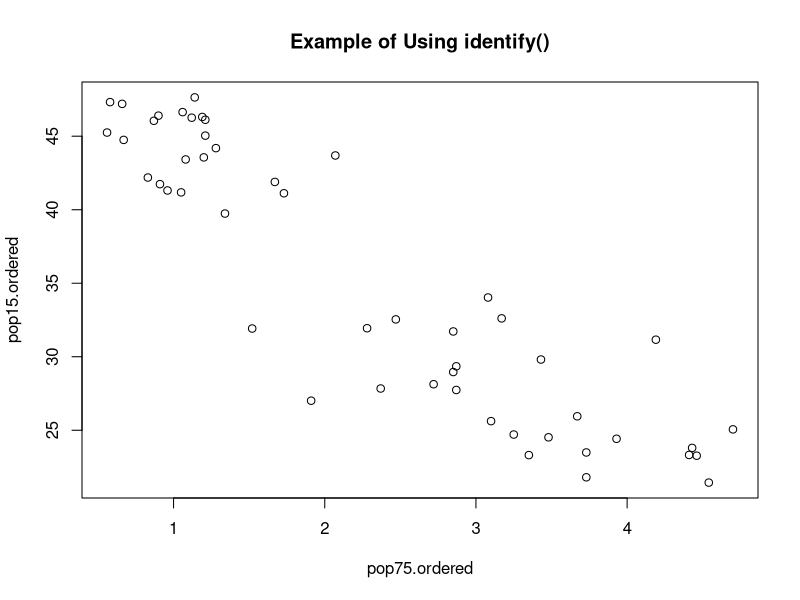

Recreate this plot in R.
ord = order( 
  LifeCycleSavings$pop75 
)
pop75.ordered = LifeCycleSavings$pop75[ ord ]
pop15.ordered = LifeCycleSavings$pop15[ ord ]
  
plot( 
  pop75.ordered, 
  pop15.ordered, 
  main="Example of Using identify()" 
  )
identify( 
  pop75.ordered, 
  pop15.ordered, 
  labels=row.names( LifeCycleSavings )[ord], 
  tol=0.5, 
  col="grey10" 
  )
identify( 
  pop75.ordered, 
  pop15.ordered, 
  labels=row.names( LifeCycleSavings )[ord], 
  tol=0.5, 
  pos=TRUE, 
  order=TRUE, 
  col="grey40" 
  )
identify( 
  pop75.ordered, 
  pop15.ordered, 
  labels=row.names( LifeCycleSavings )[ord], 
  tol=0.5, 
  atpen=TRUE, 
  col="grey50", 
  font=3 
  )
identify( 
  pop75.ordered, 
  pop15.ordered, 
  labels=row.names( LifeCycleSavings )[ord], 
  tol=0.5, 
  offset=0.75, 
  font=2, 
  col="grey60" 
  )
